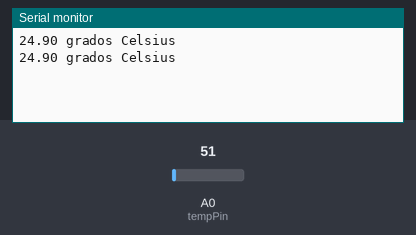
Bench run of a sketch on a simulated Arduino Uno, built with avr-gcc and run on an emulated ATmega328P. On the bench: the last lines printed to the serial monitor. The test bench sets the inputs (shaded band); at power-on: A0 (tempPin) = 51.

Above: at 5.8 s.
5.9 s: A0 (tempPin) set to 61
At 10.4 s:
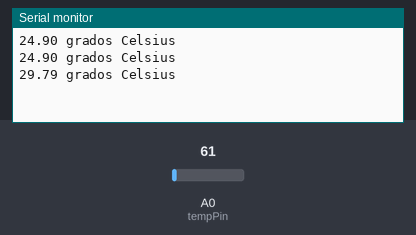
11.9 s: A0 (tempPin) set to 71
At 15.4 s:
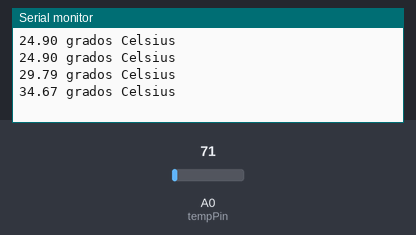
Timing chart, 0 to 16.9 s (numbered marks = the images above; inputs shaded):
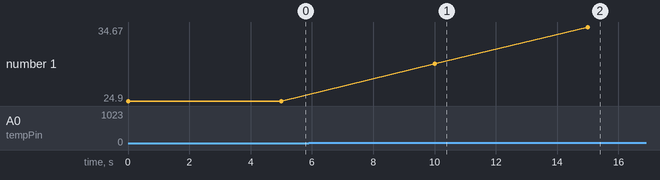

Measured:
- after the input at 5.9 s, the serial monitor: prints a new line after 4.1 s (image 1)
- after the input at 11.9 s, the serial monitor: prints a new line after 3.1 s (image 2)
- plotted number 1: 24.9 → 29.79 after the input at 5.9 s, 29.79 → 34.67 after the input at 11.9 s

The sketch:

Temperature_Sensor.ino
```cpp
float tempC;
int tempPin = 0;
void setup()
{
    Serial.begin(9600);
}
void loop()
{
    tempC = analogRead(tempPin);

    tempC = (5.0 * tempC * 100.0)/1024.0;
    Serial.print(tempC);
    Serial.print(" grados Celsius\n");
    delay(5000);
}
```
